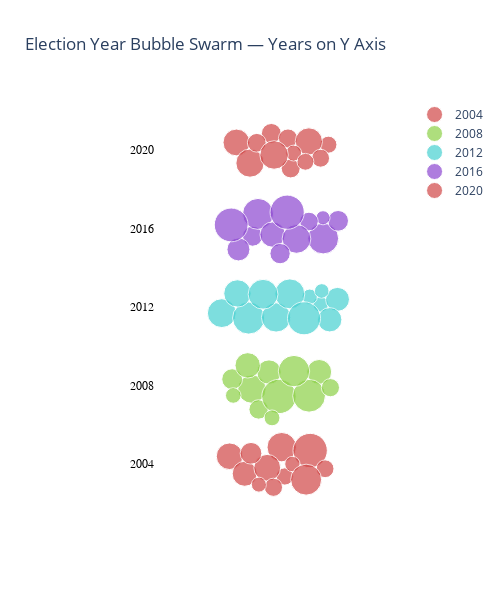

The code cell stored with this chart in its notebook:
### Code cell
import numpy as np
import random
import math
import plotly.graph_objects as go

# --- Node class ---
class Node:
    def __init__(self, x, y, r, year):
        self.x = x
        self.y = y
        self.vx = 0
        self.vy = 0
        self.r = r
        self.year = year

def jiggle():
    return (random.random() - 0.5) * 1e-6

def force_collide(nodes, iterations=1, strength=1.0):
    n = len(nodes)
    for _ in range(iterations):
        for i in range(n):
            a = nodes[i]
            for j in range(i + 1, n):
                b = nodes[j]
                dx = (a.x + a.vx) - (b.x + b.vx)
                dy = (a.y + a.vy) - (b.y + b.vy)
                if dx == 0 and dy == 0:
                    dx = jiggle()
                    dy = jiggle()
                dist2 = dx * dx + dy * dy
                r = a.r + b.r
                if dist2 < r * r:
                    dist = math.sqrt(dist2)
                    if dist == 0:
                        dist = r - 1e-6
                    overlap = (r - dist) / dist * strength
                    dx *= overlap
                    dy *= overlap
                    w_a = b.r * b.r / (a.r * a.r + b.r * b.r)
                    w_b = 1 - w_a
                    a.vx += dx * w_a
                    a.vy += dy * w_a
                    b.vx -= dx * w_b
                    b.vy -= dy * w_b

    for node in nodes:
        node.x += node.vx
        node.y += node.vy
        node.vx *= 0.8
        node.vy *= 0.8

# --- Setup: one horizontal band per year (now on Y axis) ---
years = list(range(2004, 2024, 4))
# Vertical spacing between years
targets = {year: (0.5, 0.1 + i * 0.25) for i, year in enumerate(years)}  # cy is vertical

# --- Generate example nodes ---
np.random.seed(42)
nodes = []
for year in years:
    for _ in range(12):
        x = np.random.rand()
        y = np.random.rand()
        r = np.random.uniform(0.02, 0.05)
        nodes.append(Node(x, y, r, year))

# --- Run simulation ---
for step in range(300):
    for node in nodes:
        cx, cy = targets[node.year]
        node.vx += (cx - node.x) * 0.01  # horizontal pull toward center
        node.vy += (cy - node.y) * 0.05  # vertical pull toward year band
    force_collide(nodes, iterations=5, strength=0.8)

# --- Convert for Plotly ---
colors = np.linspace(0, 1, len(years))
color_map = {year: f"hsl({int(360 * c)}, 60%, 55%)" for year, c in zip(years, colors)}
marker_scale = 700

fig = go.Figure()
for year in years:
    x = [n.x for n in nodes if n.year == year]
    y = [n.y for n in nodes if n.year == year]
    r = [n.r * marker_scale for n in nodes if n.year == year]
    fig.add_trace(go.Scatter(
        x=x,
        y=y,
        mode="markers",
        marker=dict(
            size=r,
            color=color_map[year],
            opacity=0.7,
            line=dict(width=1, color="white"),
            sizemode="diameter"
        ),
        name=str(year),
        hovertemplate="<b>Year:</b> %{text}<br>X: %{x:.2f}<br>Y: %{y:.2f}<extra></extra>",
        text=[year] * len(x)
    ))

# --- Add year labels to left of each horizontal band ---
for year in years:
    cx, cy = targets[year]
    fig.add_annotation(
        x=0.02,
        y=cy,
        text=str(year),
        showarrow=False,
        font=dict(size=12, color="black", family="Arial Black"),
        xanchor="left",
        yanchor="middle"
    )

# --- Layout ---
fig.update_layout(
    title="Election Year Bubble Swarm — Years on Y Axis",
    xaxis=dict(
        showgrid=False,
        zeroline=False,
        showticklabels=False  # hide X-axis labels
    ),
    yaxis=dict(
        showgrid=False,
        zeroline=False,
        showticklabels=False  # hide Y-axis labels
    ),
    plot_bgcolor="white",
    width=500,
    height=600,
    showlegend=True
)
fig.update_yaxes(scaleanchor="x", scaleratio=1)
fig.update_yaxes(scaleanchor="x", scaleratio=1)

fig.show()

### Figure 1 — Plotly figure (JSON) as saved in the notebook; plotly's stock layout.template omitted (floating-point values rounded to 4 significant figures)
{"data": [{"hovertemplate": "<b>Year:</b> %{text}<br>X: %{x:.2f}<br>Y: %{y:.2f}<extra></extra>", "marker": {"color": "hsl(0, 60%, 55%)", "line": {"color": "white", "width": 1}, "opacity": 0.7, "size": [29.37, 17.28, 26.62, 34.37, 17.82, 25.02, 26.85, 21.69, 18.19, 14.98, 15.37, 30.98], "sizemode": "diameter"}, "mode": "markers", "name": "2004", "text": ["2004", "2004", "2004", "2004", "2004", "2004", "2004", "2004", "2004", "2004", "2004", "2004"], "type": "scatter", "x": [0.5086, 0.5183, 0.3425, 0.5992, 0.6468, 0.3906, 0.4623, 0.4107, 0.4822, 0.4357, 0.5427, 0.5864], "y": [0.1539, 0.06049, 0.1249, 0.1431, 0.08506, 0.06913, 0.08813, 0.1343, 0.02606, 0.03447, 0.1001, 0.05039]}, {"hovertemplate": "<b>Year:</b> %{text}<br>X: %{x:.2f}<br>Y: %{y:.2f}<extra></extra>", "marker": {"color": "hsl(90, 60%, 55%)", "line": {"color": "white", "width": 1}, "opacity": 0.7, "size": [28.37, 24.4, 19.43, 24.92, 34.36, 32.79, 15.86, 20.83, 31.4, 25.4, 15.57, 18.17], "sizemode": "diameter"}, "mode": "markers", "name": "2008", "text": ["2008", "2008", "2008", "2008", "2008", "2008", "2008", "2008", "2008", "2008", "2008", "2008"], "type": "scatter", "x": [0.4135, 0.468, 0.4351, 0.6281, 0.4998, 0.5957, 0.4777, 0.3507, 0.5477, 0.4002, 0.3541, 0.6638], "y": [0.3389, 0.3931, 0.2741, 0.3936, 0.3154, 0.3177, 0.2472, 0.3705, 0.3963, 0.4145, 0.3185, 0.3434]}, {"hovertemplate": "<b>Year:</b> %{text}<br>X: %{x:.2f}<br>Y: %{y:.2f}<extra></extra>", "marker": {"color": "hsl(180, 60%, 55%)", "line": {"color": "white", "width": 1}, "opacity": 0.7, "size": [28.84, 15.55, 32.13, 15.33, 29.32, 23.92, 29.98, 24.37, 14.53, 27.36, 33.06, 29.87], "sizemode": "diameter"}, "mode": "markers", "name": "2012", "text": ["2012", "2012", "2012", "2012", "2012", "2012", "2012", "2012", "2012", "2012", "2012", "2012"], "type": "scatter", "x": [0.3176, 0.6327, 0.4031, 0.5978, 0.4906, 0.6864, 0.5344, 0.6616, 0.6362, 0.3675, 0.5796, 0.4491], "y": [0.5809, 0.609, 0.5653, 0.6332, 0.5673, 0.6248, 0.6423, 0.5598, 0.6517, 0.6437, 0.5645, 0.6411]}, {"hovertemplate": "<b>Year:</b> %{text}<br>X: %{x:.2f}<br>Y: %{y:.2f}<extra></extra>", "marker": {"color": "hsl(270, 60%, 55%)", "line": {"color": "white", "width": 1}, "opacity": 0.7, "size": [20.08, 30.97, 30.88, 25.33, 20.68, 22.97, 14.15, 18.66, 33.8, 28.76, 34.21, 20.32], "sizemode": "diameter"}, "mode": "markers", "name": "2016", "text": ["2016", "2016", "2016", "2016", "2016", "2016", "2016", "2016", "2016", "2016", "2016", "2016"], "type": "scatter", "x": [0.4156, 0.4331, 0.6407, 0.4796, 0.6884, 0.3707, 0.6401, 0.5953, 0.3475, 0.5556, 0.526, 0.5034], "y": [0.826, 0.897, 0.8188, 0.8313, 0.8751, 0.7839, 0.8848, 0.8728, 0.862, 0.8174, 0.9026, 0.7706]}, {"hovertemplate": "<b>Year:</b> %{text}<br>X: %{x:.2f}<br>Y: %{y:.2f}<extra></extra>", "marker": {"color": "hsl(360, 60%, 55%)", "line": {"color": "white", "width": 1}, "opacity": 0.7, "size": [26.8, 19.85, 17.04, 19.08, 18.99, 27.28, 15.9, 17.92, 28.23, 18.76, 28.51, 16.89], "sizemode": "diameter"}, "mode": "markers", "name": "2020", "text": ["2020", "2020", "2020", "2020", "2020", "2020", "2020", "2020", "2020", "2020", "2020", "2020"], "type": "scatter", "x": [0.3643, 0.4755, 0.6574, 0.5286, 0.5372, 0.595, 0.5467, 0.6324, 0.4075, 0.4291, 0.4843, 0.5841], "y": [1.125, 1.154, 1.118, 1.137, 1.042, 1.128, 1.091, 1.075, 1.059, 1.124, 1.085, 1.063]}], "layout": {"annotations": [{"font": {"color": "black", "family": "Arial Black", "size": 12}, "showarrow": false, "text": "2004", "x": 0.02, "xanchor": "left", "y": 0.1, "yanchor": "middle"}, {"font": {"color": "black", "family": "Arial Black", "size": 12}, "showarrow": false, "text": "2008", "x": 0.02, "xanchor": "left", "y": 0.35, "yanchor": "middle"}, {"font": {"color": "black", "family": "Arial Black", "size": 12}, "showarrow": false, "text": "2012", "x": 0.02, "xanchor": "left", "y": 0.6, "yanchor": "middle"}, {"font": {"color": "black", "family": "Arial Black", "size": 12}, "showarrow": false, "text": "2016", "x": 0.02, "xanchor": "left", "y": 0.85, "yanchor": "middle"}, {"font": {"color": "black", "family": "Arial Black", "size": 12}, "showarrow": false, "text": "2020", "x": 0.02, "xanchor": "left", "y": 1.1, "yanchor": "middle"}], "height": 600, "plot_bgcolor": "white", "showlegend": true, "title": {"text": "Election Year Bubble Swarm — Years on Y Axis"}, "width": 500, "xaxis": {"showgrid": false, "showticklabels": false, "zeroline": false}, "yaxis": {"scaleanchor": "x", "scaleratio": 1, "showgrid": false, "showticklabels": false, "zeroline": false}}}
